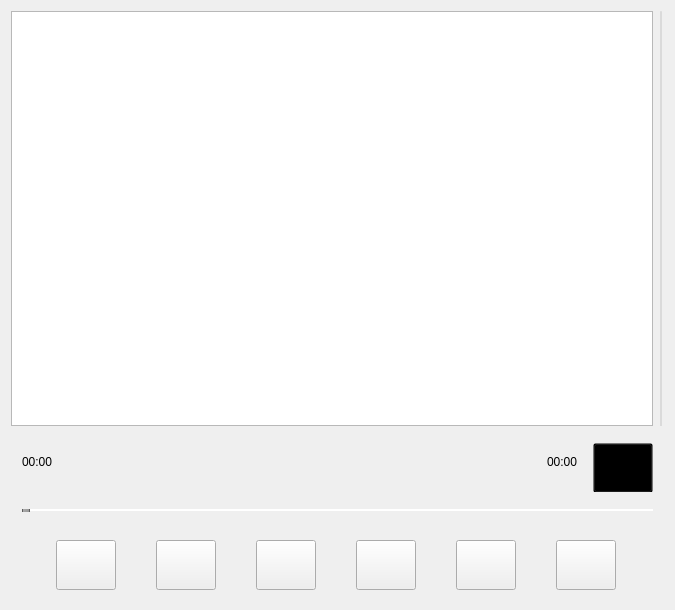
<?xml version="1.0" encoding="UTF-8"?>
<ui version="4.0">
 <class>MainWindow</class>
 <widget class="QMainWindow" name="MainWindow">
  <property name="geometry">
   <rect>
    <x>0</x>
    <y>0</y>
    <width>675</width>
    <height>610</height>
   </rect>
  </property>
  <property name="windowTitle">
   <string>MainWindow</string>
  </property>
  <property name="styleSheet">
   <string notr="true"/>
  </property>
  <widget class="QWidget" name="centralWidget">
   <layout class="QGridLayout" name="gridLayout">
    <item row="0" column="0">
     <layout class="QHBoxLayout" name="horizontalLayout_4">
      <item>
       <widget class="QListWidget" name="playlistWidget"/>
      </item>
      <item>
       <widget class="QSlider" name="verticalSlider">
        <property name="maximumSize">
         <size>
          <width>5</width>
          <height>16777215</height>
         </size>
        </property>
        <property name="styleSheet">
         <string notr="true">QSlider{
background:transparent;
}
QSlider::add-page:vertical{
background-color:#FFFFFF;width:2px;border-radius:1px;
}
QSlider::sub-page:vertical{
background-color:rgba(196, 196, 196, 0.5);width:2px;border-radius:1px;
}
QSlider::groove:vertical{
background:transparent;width:2px;border-radius:1px;
}</string>
        </property>
        <property name="orientation">
         <enum>Qt::Vertical</enum>
        </property>
       </widget>
      </item>
     </layout>
    </item>
    <item row="1" column="0">
     <widget class="QWidget" name="widget_3" native="true">
      <property name="maximumSize">
       <size>
        <width>16777215</width>
        <height>60</height>
       </size>
      </property>
      <layout class="QHBoxLayout" name="horizontalLayout_3">
       <item>
        <widget class="QLabel" name="label_positiontime">
         <property name="maximumSize">
          <size>
           <width>40</width>
           <height>16777215</height>
          </size>
         </property>
         <property name="text">
          <string>00:00</string>
         </property>
        </widget>
       </item>
       <item>
        <widget class="QLabel" name="label_currentPlay">
         <property name="text">
          <string/>
         </property>
        </widget>
       </item>
       <item>
        <widget class="QLabel" name="label_durationtime">
         <property name="maximumSize">
          <size>
           <width>40</width>
           <height>16777215</height>
          </size>
         </property>
         <property name="text">
          <string>00:00</string>
         </property>
        </widget>
       </item>
       <item>
        <widget class="QPushButton" name="btn_ShowWord">
         <property name="minimumSize">
          <size>
           <width>50</width>
           <height>50</height>
          </size>
         </property>
         <property name="maximumSize">
          <size>
           <width>60</width>
           <height>60</height>
          </size>
         </property>
         <property name="font">
          <font>
           <pointsize>16</pointsize>
          </font>
         </property>
         <property name="styleSheet">
          <string notr="true">background-color:transparent;

</string>
         </property>
         <property name="text">
          <string>词</string>
         </property>
         <property name="flat">
          <bool>false</bool>
         </property>
        </widget>
       </item>
      </layout>
     </widget>
    </item>
    <item row="2" column="0">
     <layout class="QVBoxLayout" name="verticalLayout">
      <item>
       <widget class="QWidget" name="widget_2" native="true">
        <property name="maximumSize">
         <size>
          <width>16777215</width>
          <height>25</height>
         </size>
        </property>
        <layout class="QHBoxLayout" name="horizontalLayout_2">
         <item>
          <widget class="QSlider" name="horizontalSlider">
           <property name="maximumSize">
            <size>
             <width>16777215</width>
             <height>15</height>
            </size>
           </property>
           <property name="styleSheet">
            <string notr="true">QSlider::groove:horizontal {
	height: 2px;
	
	background-color: rgb(0, 170, 255);
}
QSlider::groove:vertical {
	width: 2px;
	background-color: rgb(0, 170, 255);
}
QSlider::handle:horizontal {
	background: qlineargradient(x1:0, y1:0, x2:1, y2:1, stop:0 #b4b4b4, stop:1 #8f8f8f);
	border: 1px solid #5c5c5c;
	width: 6px;
	margin: -8px 0;
	border-radius: 3px;
}
QSlider::handle:vertical {
	background: qlineargradient(x1:1, y1:1, x2:0, y2:0, stop:0 #b4b4b4, stop:1 #8f8f8f);
	border: 1px solid #5c5c5c;
	height: 6px;
	margin: 0 -8px;
	border-radius: 3px;
}
QSlider::add-page:horizontal {
    background: white
}
QSlider::add-page:vertical {
    background: white;
}
QSlider::sub-page:horizontal {
    background-color: rgb(0, 170, 255);
}
QSlider::sub-page:vertical {
    background-color: rgb(0, 170, 255);
}</string>
           </property>
           <property name="orientation">
            <enum>Qt::Horizontal</enum>
           </property>
          </widget>
         </item>
        </layout>
       </widget>
      </item>
      <item>
       <widget class="QWidget" name="widget" native="true">
        <property name="maximumSize">
         <size>
          <width>16777215</width>
          <height>70</height>
         </size>
        </property>
        <layout class="QHBoxLayout" name="horizontalLayout">
         <item>
          <widget class="QPushButton" name="btn_path">
           <property name="minimumSize">
            <size>
             <width>50</width>
             <height>50</height>
            </size>
           </property>
           <property name="maximumSize">
            <size>
             <width>60</width>
             <height>60</height>
            </size>
           </property>
           <property name="styleSheet">
            <string notr="true">QPushButton{
border-image: url(:/images/DRI1.jpg);
}
QPushButton:hover{
border-image: url(:/images/DRI2.jpg);
}
background-color: rgba(255, 255, 224, 100%);</string>
           </property>
           <property name="text">
            <string/>
           </property>
          </widget>
         </item>
         <item>
          <widget class="QPushButton" name="btn_previous">
           <property name="minimumSize">
            <size>
             <width>50</width>
             <height>50</height>
            </size>
           </property>
           <property name="maximumSize">
            <size>
             <width>60</width>
             <height>60</height>
            </size>
           </property>
           <property name="styleSheet">
            <string notr="true">QPushButton{
border-image: url(:/images/btn_previous1.png);
}
QPushButton:hover{
border-image: url(:/images/btn_previous2.png);
}</string>
           </property>
           <property name="text">
            <string/>
           </property>
          </widget>
         </item>
         <item>
          <widget class="QPushButton" name="btn_play">
           <property name="minimumSize">
            <size>
             <width>50</width>
             <height>50</height>
            </size>
           </property>
           <property name="maximumSize">
            <size>
             <width>60</width>
             <height>60</height>
            </size>
           </property>
           <property name="styleSheet">
            <string notr="true">QAbstractButton{
border-image: url(:/images/btn_play1.png);
}
QPushButton:hover{
border-image: url(:/images/btn_play2.png);
}

QPushButton::checked {
border-image: url(:/images/btn_pause1.png);
}
QPushButton::checked:hover{
border-image: url(:/images/btn_pause2.png);

}</string>
           </property>
           <property name="text">
            <string/>
           </property>
          </widget>
         </item>
         <item>
          <widget class="QPushButton" name="btn_next">
           <property name="minimumSize">
            <size>
             <width>50</width>
             <height>50</height>
            </size>
           </property>
           <property name="maximumSize">
            <size>
             <width>60</width>
             <height>60</height>
            </size>
           </property>
           <property name="styleSheet">
            <string notr="true">
QPushButton{
border-image: url(:/images/btn_next1.png);
}
QPushButton:hover{
border-image: url(:/images/btn_next2.png);
}</string>
           </property>
           <property name="text">
            <string/>
           </property>
          </widget>
         </item>
         <item>
          <widget class="QPushButton" name="btn_menu">
           <property name="minimumSize">
            <size>
             <width>50</width>
             <height>50</height>
            </size>
           </property>
           <property name="maximumSize">
            <size>
             <width>60</width>
             <height>60</height>
            </size>
           </property>
           <property name="styleSheet">
            <string notr="true">
QPushButton{
border-image: url(:/images/btn_menu1.png);
}
QPushButton:hover{
border-image: url(:/images/btn_menu2.png);
}</string>
           </property>
           <property name="text">
            <string/>
           </property>
          </widget>
         </item>
         <item>
          <widget class="QPushButton" name="btn_list">
           <property name="minimumSize">
            <size>
             <width>50</width>
             <height>50</height>
            </size>
           </property>
           <property name="maximumSize">
            <size>
             <width>60</width>
             <height>60</height>
            </size>
           </property>
           <property name="styleSheet">
            <string notr="true"/>
           </property>
           <property name="text">
            <string/>
           </property>
          </widget>
         </item>
        </layout>
       </widget>
      </item>
     </layout>
    </item>
   </layout>
  </widget>
 </widget>
 <layoutdefault spacing="6" margin="11"/>
 <resources/>
 <connections/>
</ui>
